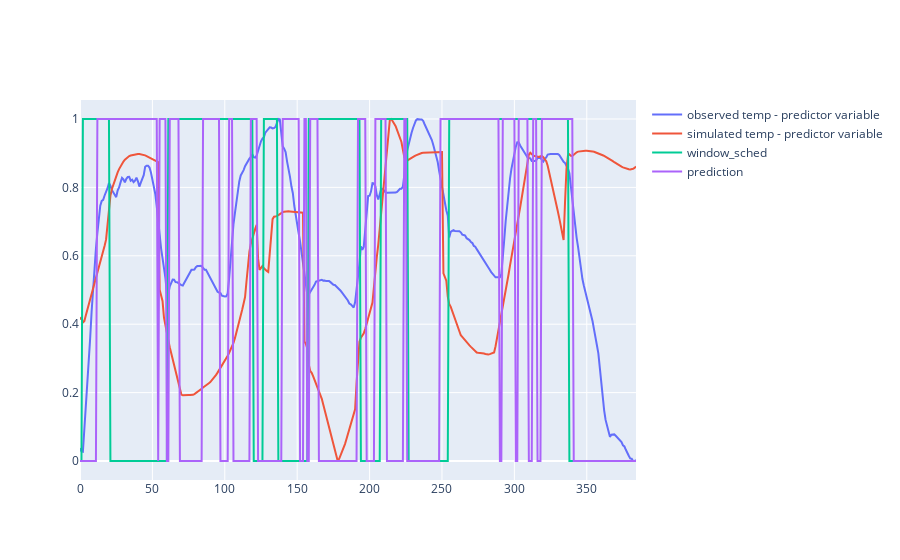

This figure's notebook cell:
### Code cell
fig = make_subplots(rows=1, cols=1, shared_xaxes=True)

fig.add_trace(go.Scatter(
    y=x2[:,0], 

    name="observed temp - predictor variable"
), row = 1, col = 1)

fig.add_trace(go.Scatter(
    y=x2[:,1], 
    name="simulated temp - predictor variable"
), row = 1, col = 1)

fig.add_trace(go.Scatter(
    y=window_sched, 
    mode='lines',
    name="window_sched",
), row = 1, col = 1)


fig.add_trace(go.Scatter(
    y=choices2, 
    mode='lines',
    name="prediction",
), row = 1, col = 1)

### Figure 1 — Plotly figure (JSON) as saved in the notebook; plotly's stock layout.template omitted (floating-point values rounded to 4 significant figures; data arrays with more than 128 entries replaced by an {"elided": "..."} marker saying what was removed)
{"data": [{"name": "observed temp - predictor variable", "type": "scatter", "xaxis": "x", "y": {"elided": "385 float values"}, "yaxis": "y"}, {"name": "simulated temp - predictor variable", "type": "scatter", "xaxis": "x", "y": {"elided": "385 float values"}, "yaxis": "y"}, {"mode": "lines", "name": "window_sched", "type": "scatter", "xaxis": "x", "y": {"elided": "385 int values"}, "yaxis": "y"}, {"mode": "lines", "name": "prediction", "type": "scatter", "xaxis": "x", "y": {"elided": "385 int values"}, "yaxis": "y"}], "layout": {"xaxis": {"anchor": "y", "domain": [0, 1]}, "yaxis": {"anchor": "x", "domain": [0, 1]}}}
